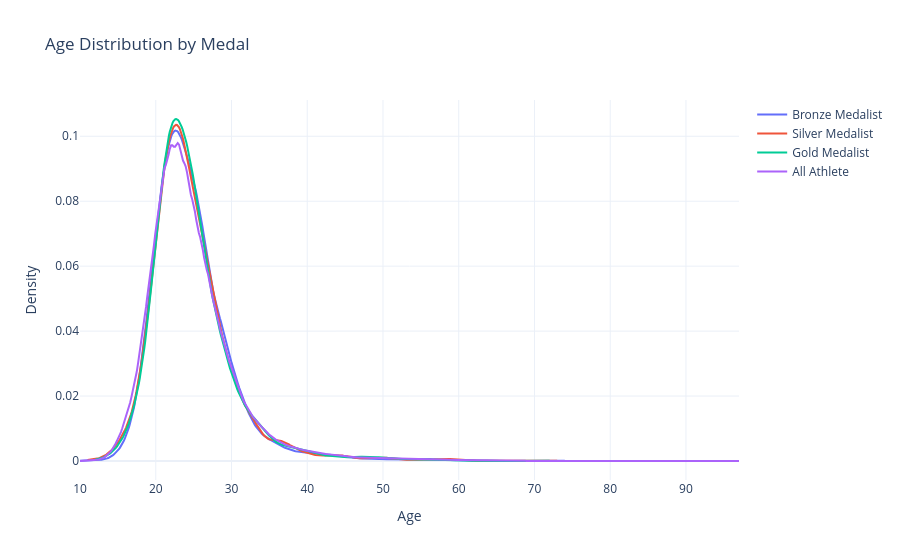

The cell this chart's notebook holds for it:
### Code cell
import numpy as np
import plotly.graph_objects as go
from scipy.stats import gaussian_kde

fig = go.Figure()

# -----------------------------
# Bronze Medalists
# -----------------------------
bronze_age = athlete_df.loc[
    athlete_df['Medal'] == 'Bronze', 'Age'
].dropna()

kde = gaussian_kde(bronze_age)
x = np.linspace(bronze_age.min(), bronze_age.max(), 500)

fig.add_trace(
    go.Scatter(
        x=x,
        y=kde(x),
        mode='lines',
        name='Bronze Medalist'
    )
)

# -----------------------------
# Silver Medalists
# -----------------------------
silver_age = athlete_df.loc[
    athlete_df['Medal'] == 'Silver', 'Age'
].dropna()

kde = gaussian_kde(silver_age)
x = np.linspace(silver_age.min(), silver_age.max(), 500)

fig.add_trace(
    go.Scatter(
        x=x,
        y=kde(x),
        mode='lines',
        name='Silver Medalist'
    )
)

# -----------------------------
# Gold Medalists
# -----------------------------
gold_age = athlete_df.loc[
    athlete_df['Medal'] == 'Gold', 'Age'
].dropna()

kde = gaussian_kde(gold_age)
x = np.linspace(gold_age.min(), gold_age.max(), 500)

fig.add_trace(
    go.Scatter(
        x=x,
        y=kde(x),
        mode='lines',
        name='Gold Medalist'
    )
)

# -----------------------------
# All Athletes
# -----------------------------
all_age = athlete_df['Age'].dropna()

kde = gaussian_kde(all_age)
x = np.linspace(all_age.min(), all_age.max(), 500)

fig.add_trace(
    go.Scatter(
        x=x,
        y=kde(x),
        mode='lines',
        name='All Athlete'
    )
)

# -----------------------------
# Layout
# -----------------------------
fig.update_layout(
    title='Age Distribution by Medal',
    xaxis_title='Age',
    yaxis_title='Density',
    template='plotly_white',
    legend_title_text=''
)

fig.show()

### Figure 1 — Plotly figure (JSON) as saved in the notebook; plotly's stock layout.template omitted (floating-point values rounded to 4 significant figures; data arrays with more than 128 entries replaced by an {"elided": "..."} marker saying what was removed)
{"data": [{"mode": "lines", "name": "Bronze Medalist", "type": "scatter", "x": {"elided": "500 float values"}, "y": {"elided": "500 float values"}}, {"mode": "lines", "name": "Silver Medalist", "type": "scatter", "x": {"elided": "500 float values"}, "y": {"elided": "500 float values"}}, {"mode": "lines", "name": "Gold Medalist", "type": "scatter", "x": {"elided": "500 float values"}, "y": {"elided": "500 float values"}}, {"mode": "lines", "name": "All Athlete", "type": "scatter", "x": {"elided": "500 float values"}, "y": {"elided": "500 float values"}}], "layout": {"legend": {"title": {"text": ""}}, "title": {"text": "Age Distribution by Medal"}, "xaxis": {"title": {"text": "Age"}}, "yaxis": {"title": {"text": "Density"}}}}
